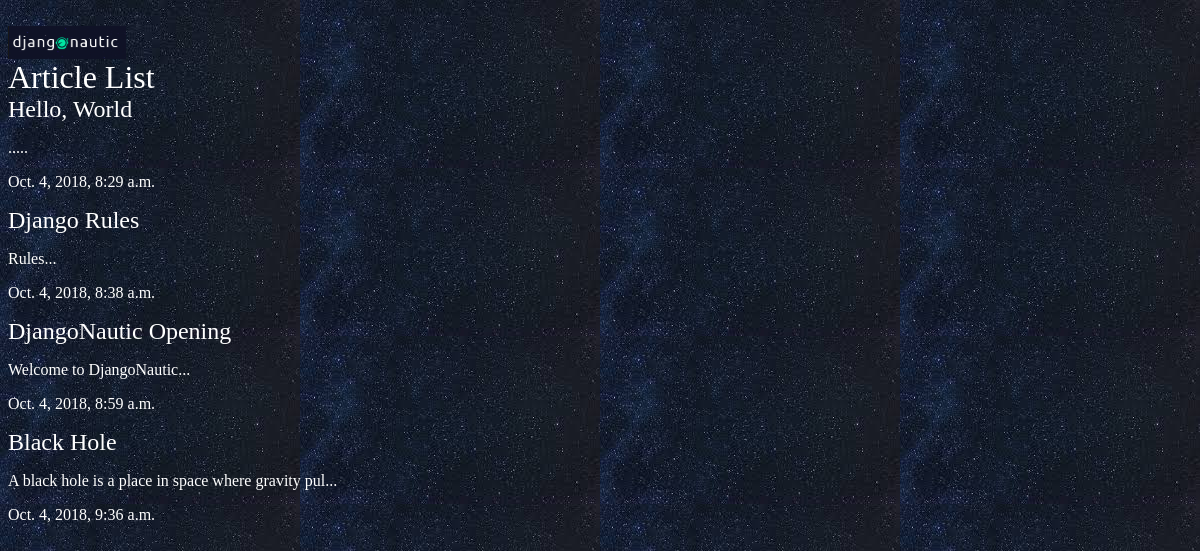
The app's page /articles/ with its own data.
### articles/models.py (models this page shows, shortened)
class Article(models.Model):
    title = models.CharField(max_length=100)
    slug = models.SlugField()
    body = models.TextField()
    date = models.DateTimeField(auto_now_add=True)
    thumb = models.ImageField(default="default.png",blank=True)
    def snippet(self):
        return self.body[:50]+'...'

### articles/views.py (the view)
# urls.py: path('', views.article_list, name="list"),
def article_list(request):
    articles= Article.objects.all().order_by('date')
    return render(request,'articles/article_list.html',{'articles':articles})

### articles/templates/articles/article_list.html
﻿{% extends 'base_layout.html'%}
{% block content %}
    <h1>Article List</h1>
       <div class="articles">
          {% for article in articles%}
             <div class="article">
                    <h2><a href="{% url 'articles:detail' slug=article.slug %}">{{article.title}}</a></h2>
                    <p>{{article.snippet}}</p>
                    <p>{{article.date}}</p>
             </div>
          {% endfor %}
       </div>
{% endblock %}

### templates/base_layout.html (shortened to what this page needs)
﻿{% load static from staticfiles %}
<!DOCTYPE html>
<html>
<head>
    <link rel="stylesheet" href="{% static 'styles.css'%}" />
</head>
<body>
    <div class="wrapper">
        <h1><a href="{% url 'articles:list' %}"><img src="{% static 'logo.PNG' %}"></a></h1>
        {% block content %}
        {% endblock %}
    </div>
</body>
</html>

### assets/styles.css (style rules this page uses)
body { background-color: #0f121f; background-image:url(images.jpg); background-repeat:repeat; color:#fff; }
h1,h2,h3,h4,h5 { font-weight: normal; margin: 0; }
a,a:hover,a:visited { color: #fff; text-decoration: none; }

### records on screen
Article: title "Hello, World", snippet ".....", date "Oct. 4, 2018, 8:29 a.m."
Article: title "Django Rules", snippet "Rules...", date "Oct. 4, 2018, 8:38 a.m."
Article: title "DjangoNautic Opening", snippet "Welcome to DjangoNautic...", date "Oct. 4, 2018, 8:59 a.m."
Article: title "Black Hole", snippet "A black hole is a place in space where gravity pul...", date "Oct. 4, 2018, 9:36 a.m."
